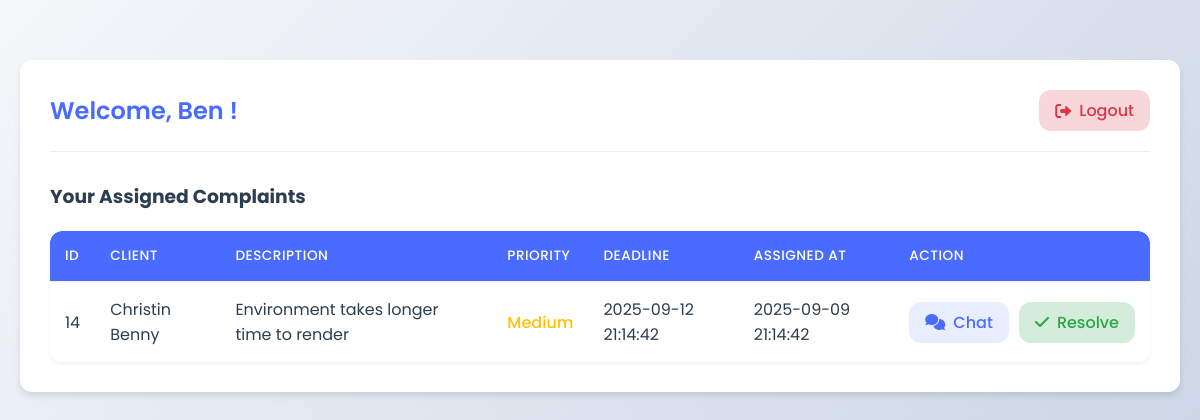
The app's page /employee/emp_dash.php (signed in) with its own data.
### tables this page shows
CREATE TABLE `assignments` (
  `assignment_id` int(11) NOT NULL,
  `complaint_id` int(11) DEFAULT NULL,
  `employee_id` int(11) DEFAULT NULL,
  `assigned_at` datetime DEFAULT current_timestamp(),
  `deadline` datetime DEFAULT NULL,
  `status` varchar(20) DEFAULT 'In Progress'
);

CREATE TABLE `complaints` (
  `complaint_id` int(11) NOT NULL,
  `client_id` int(11) DEFAULT NULL,
  `description` text DEFAULT NULL,
  `priority` enum('High','Medium','Low') DEFAULT NULL,
  `status` varchar(20) DEFAULT 'Pending',
  `created_at` datetime DEFAULT current_timestamp(),
  `product_id` int(11) DEFAULT NULL,
  `is_inactive` tinyint(1) DEFAULT 0,
  `inactive_reason` varchar(255) DEFAULT NULL,
  `inactivated_at` datetime DEFAULT NULL
);

CREATE TABLE `clients` (
  `client_id` int(11) NOT NULL,
  `name` varchar(100) DEFAULT NULL,
  `email` varchar(100) DEFAULT NULL,
  `password` varchar(255) DEFAULT NULL,
  `status` enum('active','inactive') DEFAULT 'active',
  `product_id` int(11) DEFAULT NULL
);

### employee/emp_dash.php (the view, shortened to what this page needs)
<?php
require '../config/db.php';
$employee_id = $_SESSION['employee_id'];
$sql = "SELECT c.complaint_id, c.description, c.priority, cl.name AS client_name, a.deadline, a.assigned_at, c.product_id
        FROM assignments a
        JOIN complaints c ON a.complaint_id = c.complaint_id
        JOIN clients cl ON c.client_id = cl.client_id
        JOIN products p ON c.product_id = p.product_id
        WHERE a.employee_id = :employee_id AND c.status != 'Resolved'
        ORDER BY a.assigned_at DESC";
try {
    $stmt = $conn->prepare($sql);
    $stmt->execute(['employee_id' => $employee_id]);
    $complaints = $stmt->fetchAll(PDO::FETCH_ASSOC);
} catch (PDOException $e) {
    echo "Error: " . $e->getMessage();
    exit();
}
function isProductActive($product_id) {
    global $conn;
    $stmt = $conn->prepare("SELECT is_active FROM products WHERE product_id = ?");
    $stmt->execute([$product_id]);
    $product = $stmt->fetch();
    return $product ? $product['is_active'] : false;
}
?>
<!DOCTYPE html>
<html lang="en">
<head>
    <link rel="stylesheet" href="https://cdnjs.cloudflare.com/ajax/libs/font-awesome/6.0.0/css/all.min.css">
</head>
<body>
<div class="container">
    <div class="header">
        <h2>Welcome, <?php echo htmlspecialchars($_SESSION['employee_name']); ?>!</h2>
        <a href="logout.php" class="logout-link">
            <i class="fas fa-sign-out-alt"></i> Logout
        </a>
    </div>
    <h3>Your Assigned Complaints</h3>
    <?php if (empty($complaints)): ?>
        <div class="no-complaints">
            <i class="fas fa-check-circle"></i> You have no assigned complaints.
        </div>
    <?php else: ?>
        <div class="table-container">
            <table>
                <thead>
                    <tr>
                        <th>ID</th>
                        <th>Client</th>
                        <th>Description</th>
                        <th>Priority</th>
                        <th>Deadline</th>
                        <th>Assigned At</th>
                        <th>Action</th>
                    </tr>
                </thead>
                <tbody>
                    <?php foreach ($complaints as $complaint): ?>
                        <tr>
                            <td><?= htmlspecialchars($complaint['complaint_id']) ?></td>
                            <td><?= htmlspecialchars($complaint['client_name']) ?></td>
                            <td><?= htmlspecialchars($complaint['description']) ?></td>
                            <td class="priority-<?= strtolower($complaint['priority']) ?>">
                                <?= htmlspecialchars($complaint['priority']) ?>
                            </td>
                            <td><?= htmlspecialchars($complaint['deadline']) ?></td>
                            <td><?= htmlspecialchars($complaint['assigned_at']) ?></td>
                            <td>
                                <div class="action-buttons">
                                    <a href="../employee_chat.php?complaint_id=<?= htmlspecialchars($complaint['complaint_id']) ?>"
                                       class="chat-link">
                                        <i class="fas fa-comments"></i> Chat
                                    </a>
                                    <?php if (isset($complaint['product_id']) && isProductActive($complaint['product_id'])): ?>
                                        <a href="resolve.php?id=<?= htmlspecialchars($complaint['complaint_id']) ?>"
                                           class="resolve-link">
                                            <i class="fas fa-check"></i> Resolve
                                        </a>
                                    <?php else: ?>
                                        <button class="resolve-link" onclick="showDeactivatedMessage()" style="cursor: not-allowed;">
                                            Resolve
                                        </button>
                                    <?php endif; ?>
                                </div>
                            </td>
                        </tr>
                    <?php endforeach; ?>
                </tbody>
            </table>
        </div>
    <?php endif; ?>
</div>
</body>
</html>

### employee/emp_dash.php (style rules this page uses)
:root { --primary-color: #4a6bff; --secondary-color: #6c757d; --success-color: #28a745; --danger-color: #dc3545; --background-color: #f8f9fa; --card-background: #ffffff; --text-color: #2c3e50; --border-radius: 12px; --box-shadow: 0 4px 6px rgba(0, 0, 0, 0.1); }
* { margin: 0; padding: 0; box-sizing: border-box; }
body { font-family: 'Poppins', sans-serif; background: linear-gradient(135deg, #f5f7fa 0%, #c3cfe2 100%); min-height: 100vh; color: var(--text-color); padding: 20px; }
.container { max-width: 1200px; margin: 40px auto; background-color: var(--card-background); padding: 30px; border-radius: var(--border-radius); box-shadow: var(--box-shadow); animation: fadeIn 0.5s ease; }
.header { display: flex; justify-content: space-between; align-items: center; margin-bottom: 30px; padding-bottom: 20px; border-bottom: 1px solid #eee; }
h2 { color: var(--primary-color); font-weight: 600; }
.logout-link { display: inline-flex; align-items: center; gap: 8px; color: var(--danger-color); text-decoration: none; font-weight: 500; padding: 8px 16px; border-radius: var(--border-radius); background-color: #f8d7da; transition: all 0.3s ease; }
.table-container { overflow-x: auto; margin-top: 20px; border-radius: var(--border-radius); box-shadow: 0 2px 4px rgba(0, 0, 0, 0.05); }
table { width: 100%; border-collapse: separate; border-spacing: 0; background-color: white; border-radius: var(--border-radius); overflow: hidden; }
th, td { padding: 15px; text-align: left; border-bottom: 1px solid #eee; }
th { background-color: var(--primary-color); color: white; font-weight: 500; text-transform: uppercase; font-size: 0.85em; letter-spacing: 0.5px; }
tr:last-child td { border-bottom: none; }
.priority-medium { color: #ffc107; font-weight: 500; }
.resolve-link { display: inline-flex; align-items: center; gap: 8px; color: var(--success-color); text-decoration: none; font-weight: 500; padding: 8px 16px; border-radius: var(--border-radius); background-color: #d4edda; transition: all 0.3s ease; }
.action-buttons { display: flex; gap: 10px; }
.chat-link { display: inline-flex; align-items: center; gap: 8px; color: var(--primary-color); text-decoration: none; font-weight: 500; padding: 8px 16px; border-radius: var(--border-radius); background-color: #e8eeff; transition: all 0.3s ease; }

### records on screen
assignments: complaint.complaint_id "14", clients.name "Christin Benny", complaint.description "Environment takes longer time to render", complaint.priority "Medium", deadline "2025-09-12 21:14:42", assigned_at "2025-09-09 21:14:42"

### other values on screen
$_SESSION['employee_name'] "Ben"
